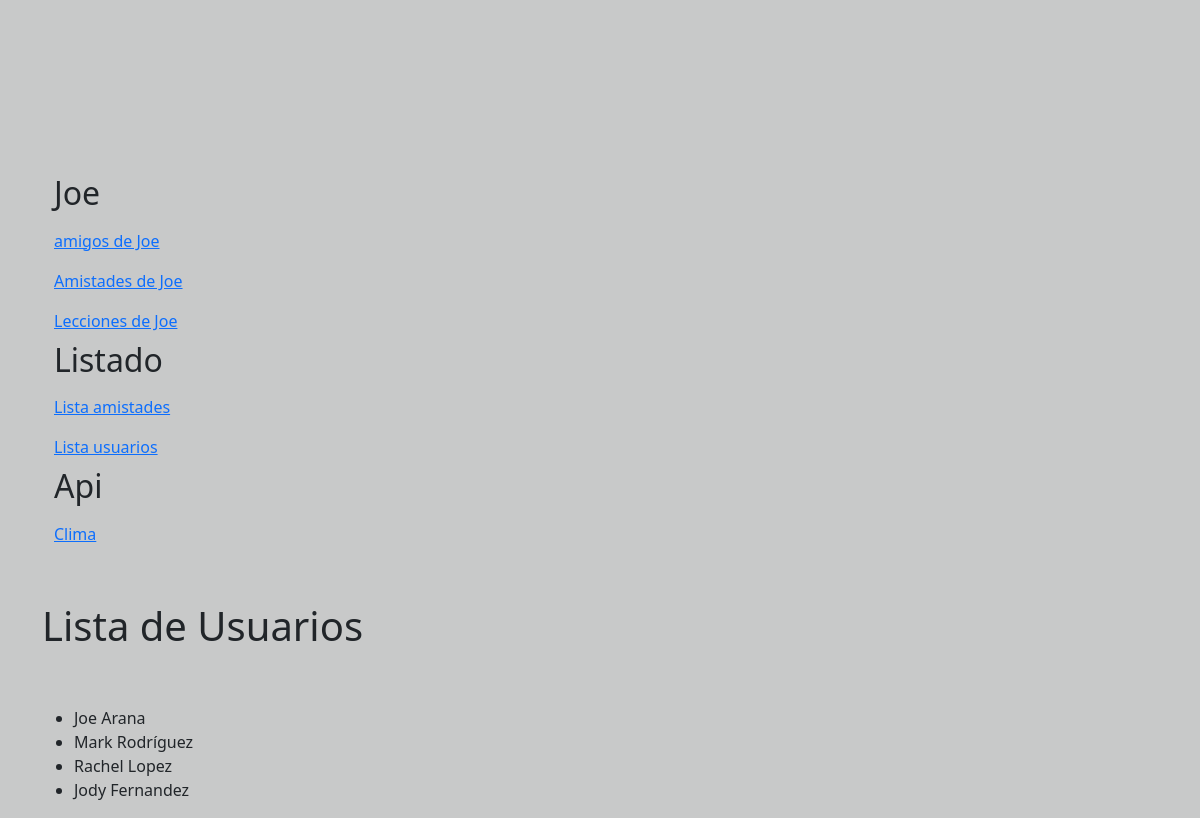
Screenshot of /usuarios/ with the database file from the repository.
### aplicacion/models.py (models this page shows, shortened)
class Estudiante(models.Model):
    nombre = models.CharField(max_length=50, blank=False)
    apellido = models.CharField(max_length=50, blank=False)
    email = models.EmailField(blank=False)
    lecciones = models.ManyToManyField(Curso, related_name='estudiantes')
    amigos = models.ManyToManyField('self', blank=True)

### aplicacion/views.py (the view)
# urls.py: path('usuarios/', listar_usuarios, name="usuarios"),
def listar_usuarios(request):
    usuarios = Estudiante.objects.all()
    contexto = {'usuarios': usuarios}
    return render(request, "aplicacion/listar_usuarios.html", contexto)

### aplicacion/templates/aplicacion/listar_usuarios.html
{% extends 'aplicacion/home.html' %}
{% load static %}
{% block contenido %}
<body>
    <h1>Lista de Usuarios</h1>
    <br><br>
    <ul>
        {% for usuario in usuarios %}
            <li>{{ usuario.nombre }} {{ usuario.apellido }}</li>
        {% endfor %}
    </ul>
</body>
{% endblock contenido %}

### aplicacion/static/aplicacion/css/styles.css (style rules this page uses)
body { background-color: rgb(200, 201, 201); display: flex; justify-content: center; align-items: center; width: 100%; height: 100%; flex-direction: column; }

### rows the page displays
Estudiante: nombre "Joe", apellido "Arana"
Estudiante: nombre "Mark", apellido "Rodríguez"
Estudiante: nombre "Rachel", apellido "Lopez"
Estudiante: nombre "Jody", apellido "Fernandez"
